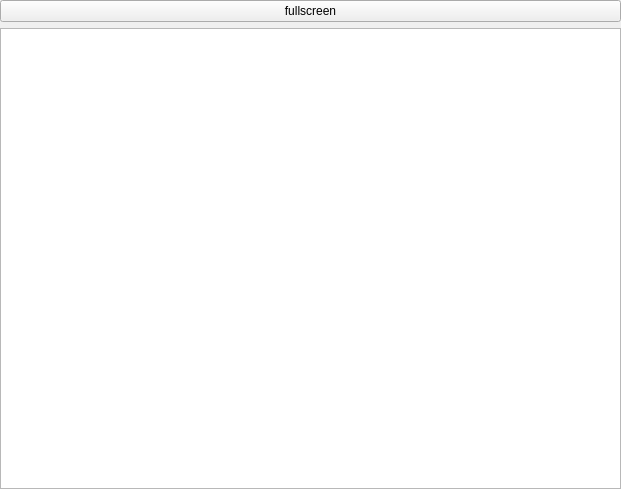
<?xml version="1.0" encoding="UTF-8"?>
<ui version="4.0">
 <class>MainWindow</class>
 <widget class="QMainWindow" name="MainWindow">
  <property name="geometry">
   <rect>
    <x>0</x>
    <y>0</y>
    <width>621</width>
    <height>489</height>
   </rect>
  </property>
  <property name="windowTitle">
   <string>MainWindow</string>
  </property>
  <widget class="QWidget" name="centralWidget">
   <layout class="QVBoxLayout" name="verticalLayout">
    <property name="leftMargin">
     <number>0</number>
    </property>
    <property name="topMargin">
     <number>0</number>
    </property>
    <property name="rightMargin">
     <number>0</number>
    </property>
    <property name="bottomMargin">
     <number>0</number>
    </property>
    <item>
     <widget class="QPushButton" name="pbFullscreen">
      <property name="enabled">
       <bool>true</bool>
      </property>
      <property name="text">
       <string>fullscreen</string>
      </property>
     </widget>
    </item>
    <item>
     <widget class="QGraphicsView" name="graphicsView"/>
    </item>
   </layout>
  </widget>
 </widget>
 <layoutdefault spacing="6" margin="11"/>
 <resources/>
 <connections/>
</ui>
